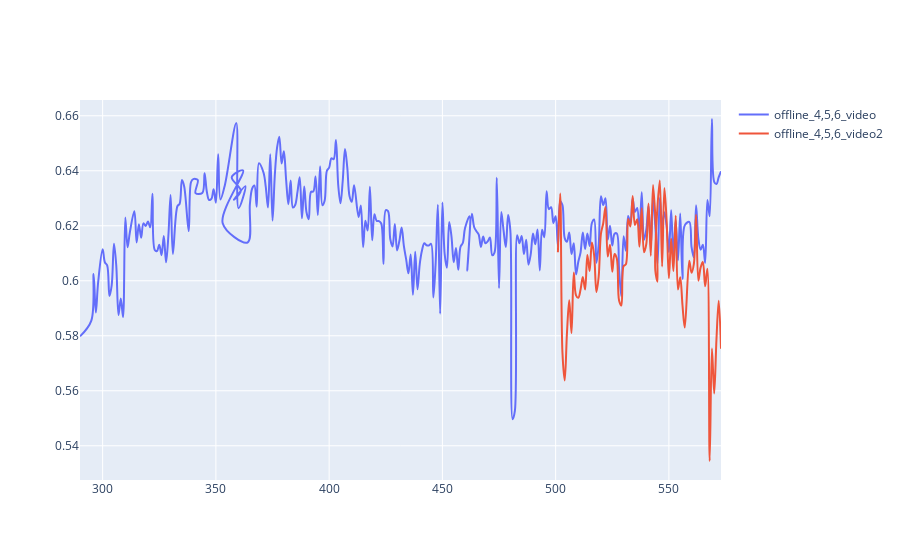

Notebook code for this chart:
### Code cell
show('group/weighted_time_auc')
